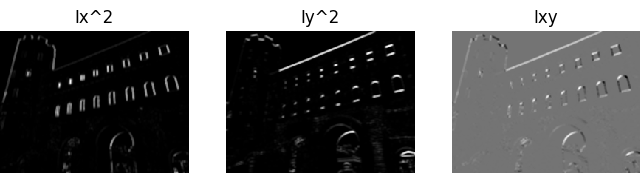

Python code for this plot:
import cv2
import numpy as np
import matplotlib.pyplot as plt

# Read image
img = cv2.imread("thorino.jpg").astype(np.float32)
H, W, C = img.shape

## Grayscale
gray = 0.2126 * img[..., 2] + 0.7152 * img[..., 1] + 0.0722 * img[..., 0]

# Harris

## Sobel
sobely = np.array(((1, 2, 1),
                   (0, 0, 0),
                   (-1, -2, -1)), dtype=np.float32)

sobelx = np.array(((1, 0, -1),
                   (2, 0, -2),
                   (1, 0, -1)), dtype=np.float32)

tmp = np.pad(gray, (1, 1), 'edge')

Ix = np.zeros_like(gray, dtype=np.float32)
Iy = np.zeros_like(gray, dtype=np.float32)

for y in range(H):
    for x in range(W):
        Ix[y, x] = np.sum(tmp[y:y+3, x:x+3] * sobelx)
        Iy[y, x] = np.sum(tmp[y:y+3, x:x+3] * sobely)

Ix2 = Ix ** 2
Iy2 = Iy ** 2
Ixy = Ix * Iy

## gaussian
K_size = 3
sigma = 3
Ix2_t = np.pad(Ix2, (K_size // 2, K_size // 2), 'edge')
Iy2_t = np.pad(Iy2, (K_size // 2, K_size // 2), 'edge')
Ixy_t = np.pad(Ixy, (K_size // 2, K_size // 2), 'edge')

K = np.zeros((K_size, K_size), dtype=np.float)
for x in range(K_size):
    for y in range(K_size):
        _x = x - K_size // 2
        _y = y - K_size // 2
        K[y, x] = np.exp( -(_x**2 + _y**2) / (2 * (sigma**2)))
K /= (sigma * np.sqrt(2 * np.pi))
K /= K.sum()

for y in range(H):
    for x in range(W):
        Ix2[y,x] = np.sum(Ix2_t[y:y+K_size, x:x+K_size] * K)
        Iy2[y,x] = np.sum(Iy2_t[y:y+K_size, x:x+K_size] * K)
        Ixy[y,x] = np.sum(Ixy_t[y:y+K_size, x:x+K_size] * K)

out = np.array((gray, gray, gray))
out = np.transpose(out, (1,2,0))

plt.subplots_adjust(left=0, right=1, top=1, bottom=0, hspace=0, wspace=0.2)

plt.subplot(1,3,1)
plt.imshow(Ix2, cmap='gray')
plt.title("Ix^2")
plt.axis("off")

plt.subplot(1,3,2)
plt.imshow(Iy2, cmap='gray')
plt.title("Iy^2")
plt.axis("off")

plt.subplot(1,3,3)
plt.imshow(Ixy, cmap='gray')
plt.title("Ixy")
plt.axis("off")

plt.savefig("out.png")
plt.show()
